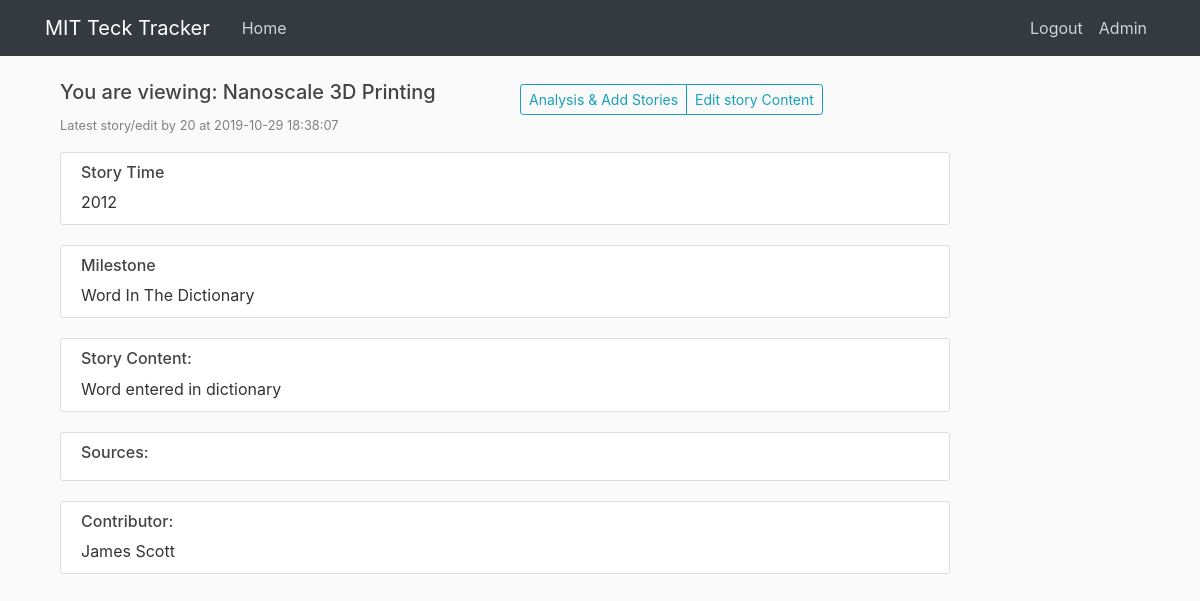
The app's page /view_log/9 (signed in) with its own data.
### tables this page shows
CREATE TABLE tech_story_log (
  log_s_id integer PRIMARY KEY autoincrement,
  contributor integer NOT NULL,
  contribute_time timestamp without time zone NOT NULL,
  tech_name text NOT NULL,
  story_year integer NOT NULL,
  story_date text,
  story_content text NOT NULL,
  milestone text NOT NULL,
  sources text,
  change_committed timestamp without time zone
);

CREATE TABLE users (
  user_id integer PRIMARY KEY autoincrement, -- SERIAL PRIMARY KEY,
  username text,
  email text NOT NULL,
  password text NOT NULL,
  can_scout boolean DEFAULT True,
  can_analyse boolean DEFAULT True,
  can_edit boolean DEFAULT False,
  admin boolean DEFAULT False
);

### app.py (the view)
@app.route("/view_log/<log_s_id>", methods = ['GET', 'POST'])
@app.route("/view_log/<log_s_id>/<mode>", methods = ['GET', 'POST'])
def view_log(log_s_id, mode = 'analytics'):
    user = get_current_user()
    if not user:
        return redirect(url_for('login'))
    if user['can_analyse'] == 0:
        flash('No access to TechAnalytics. Please contact administrators', 'danger')
        return redirect(url_for('home'))
    db = get_db()
    story_cur = db.execute('''
                            select *, datetime(contribute_time,'unixepoch') contribute_time_dt
                            from tech_story_log tsl join users
                            on contributor = user_id
                            where log_s_id = ?
                            ''', [log_s_id])
    story = story_cur.fetchone()
    return render_template('view_log.html', title='View Tech Story', user = user, story = story, mode=mode)

### app.py (called while the page is built)
def get_current_user():
    user_result = None
    if 'user' in session:
        user_email = session['user']
        db = get_db()
        user_cur = db.execute('select user_id, email, password, can_scout, can_analyse, can_edit, admin from users where email = ?', [user_email])
        user_result = user_cur.fetchone()
    return user_result

### dbTest.py (called while the page is built)
def connect_db(RowMode=True):
    sql = sqlite3.connect(dbpath)
    if RowMode:
        sql.row_factory = sqlite3.Row
    else:
        sql.row_factory = lambda cursor, row: row[0]
    return sql

def get_db():
    if not hasattr(g, 'sqlite3_db'):
        g.sqlite_db = connect_db()
    return g.sqlite_db

### templates/view_log.html (shortened to what this page needs)
{% extends "layout.html" %}
{% from "show_links.html" import show_links %}
{% block nav %}
{{ show_links(user) }}
{% endblock %}
{% block content %}
<div div class="col-lg-12">
  <div class = "row">
    <div class = "col">
      <h5>You are viewing: {{ story['tech_name']}} </h5>
      <p><small><font color="grey">Latest story/edit by {{ story['contributor'] }} at {{ story['contribute_time_dt'] }}</font></small></p>
    </div>
    <div class = "col">
      <div class="btn-group btn-group-sm pull-right mt-1" role="group">
        {% if mode == 'edit' %}
          <a href="{{ url_for('commit_story', log_s_id = story['log_s_id']) }}" role="button"  class="btn {% if user['admin'] == 0 %}  btn-outline-secondary disabled {% else %} btn-outline-info {% endif %}">Commit to the main database</a>
        {% else %}
          <a href="{{ url_for('tech_analytics', tech=story['tech_name']) }}" role="button"  class="btn btn-outline-info ">Analysis & Add Stories</a>
        {% endif %}
        <a href="{{ url_for('edit_log', log_s_id=story['log_s_id']) }}" role="button"  class="btn  {% if user['can_edit'] == 0 %}  btn-outline-secondary disabled {% else %} btn-outline-info {% endif %} pull-right">Edit story Content</a>
      </div>
    </div>
  </div>
    <div class = "content-section">
      <h6>Story Time</h6>
      {{ story['story_year']}} {% if story['story_date'] %} story['story_date'] {% endif %}
    </div>
    <div class = "content-section">
    <h6>Milestone</h6>
      {% if story['milestone'] != 'None' %}  {{ story['milestone'] }} {% else %} This is a non-milestone story {% endif %}
    </div>
    <div class = "content-section">
    <h6>Story Content: </h6>
      {{ story['story_content']}}
    </div>
    <div class = "content-section">
    <h6>Sources: </h6>
    </div>
    <div class = "content-section">
    <h6>Contributor: </h6>
      {{ story['username'] }}
    </div>
</div>
{% endblock content %}

### static/main.css (style rules this page uses)
body { background: #fafafa; color: #333333; margin-top: 5rem; }
h1, h2, h3, h4, h5, h6 { color: #444444; }
.content-section { background: #ffffff; padding: 10px 20px; border: 1px solid #dddddd; border-radius: 3px; margin-bottom: 20px; }

### records on screen
tech_story_log: tech_name "Nanoscale 3D Printing", contributor "20", story_year "2012", milestone "Word In The Dictionary", story_content "Word entered in dictionary"
users: username "James Scott"

### other values on screen
{{ story['contribute_time_dt'] }} "2019-10-29 18:38:07"
